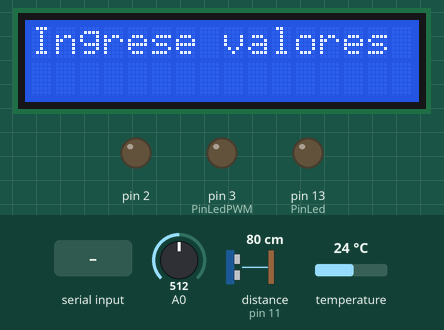
This sketch was run on a simulated Arduino Uno, built with avr-gcc and run on an emulated ATmega328P. On the bench: 16×2 character LCD, output pins drawn as LEDs (lit = HIGH). The inputs (shaded band) are chosen by the test bench; at power-on: A0 = 512, distance to the obstacle (sensor on pin 11) 80 cm, temperature 24 °C. The echo pulse lasts 58.3 µs per cm; pins used as bus, display or sensor lines are not drawn; what the sketch prints to the serial monitor is not drawn.

Above: at 4.2 s.
4.3 s: "M" received over the second serial link
At 6.3 s:
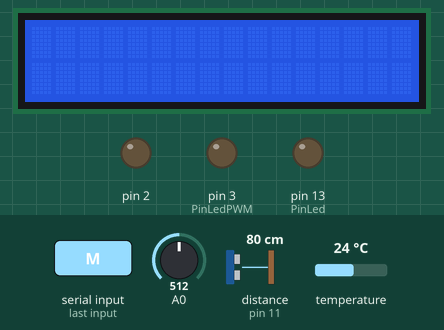
At 9.3 s:
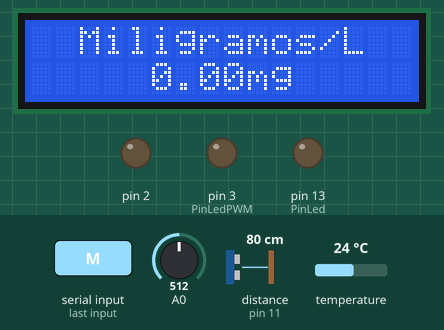
16.6 s: "90,45\n" received over the second serial link
At 24.7 s:
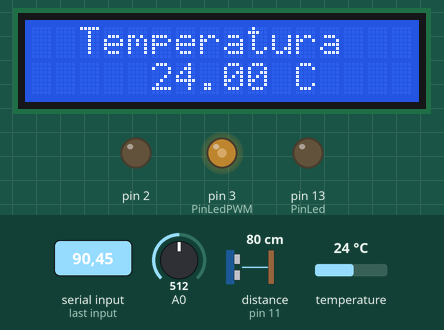
Timing chart, 0 to 29.5 s (numbered marks = the images above; inputs shaded):
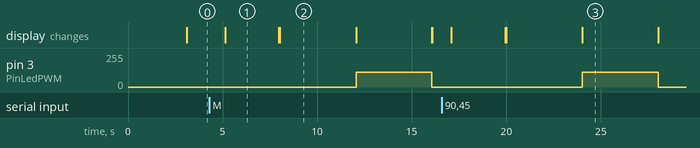

The sketch:

Embebido.ino
```cpp
#include <Wire.h>
#include <LiquidCrystal_I2C.h>
#include <OneWire.h>
#include <DallasTemperature.h>
#include <SoftwareSerial.h>

SoftwareSerial ModBluetooth(4, 5); // RX | TX

/*SENSOR DE TEMPERATURA */
const int pinDatosDQ = 9;
OneWire oneWireObjeto(pinDatosDQ);
DallasTemperature sensorDS18B20(&oneWireObjeto);
LiquidCrystal_I2C lcd(0x27, 2, 1, 0, 4, 5, 6, 7, 3, POSITIVE);

/* PINES DIGITALES */
const int PinEcho = 11;
const int PinTrigger = 12;
const int PinLed = 13;
const int PinLedPWM = 3;

/*SENSOR DE DISTANCIA, VARIABLES */
const int AlturaVaso = 13.5; //Desde la base hasta el sensor
const int Hmax = 8.7; //Desde base hasta ultima indicacion
unsigned int tiempo;
float diametro, area, radio, volumen,distancia_sensor_liquido,altura_liquido;

/*FUNCION PARA SEPARAR VALORES RECIBIDOS DE ANDROID*/
String getStringDelimitar(String data, char separator, int index)
{
  int found = 0;
  int strIndex[] = {0, -1};
  int maxIndex = data.length()-1;

  for(int i=0; i<=maxIndex && found<=index; i++){
    if(data.charAt(i)==separator || i==maxIndex){
        found++;
        strIndex[0] = strIndex[1]+1;
        strIndex[1] = (i == maxIndex) ? i+1 : i;
    }
  }

  return found>index ? data.substring(strIndex[0], strIndex[1]) : "";
}


/*FUNCION PARA CALCULAR EL VOLUMEN DEL RECIPIENTE*/
float volumenLiquido()
{
  digitalWrite(PinTrigger, LOW);
  delayMicroseconds(2);
  digitalWrite(PinTrigger, HIGH);

  // EL PULSO DURA AL MENOS 10 uS EN ESTADO ALTO
  delayMicroseconds(10);
  digitalWrite(PinTrigger, LOW);

  // MEDIR EL TIEMPO EN ESTADO ALTO DEL PIN "ECHO" EL PULSO ES PROPORCIONAL A LA DISTANCIA MEDIDA
  tiempo = pulseIn(PinEcho, HIGH);

  // LA VELOCIDAD DEL SONIDO ES DE 340 M/S O 29 MICROSEGUNDOS POR CENTIMETRO
  // DIVIDIMOS EL TIEMPO DEL PULSO ENTRE 58, TIEMPO QUE TARDA RECORRER IDA Y VUELTA UN CENTIMETRO LA ONDA SONORA
  distancia_sensor_liquido = tiempo / 58.001;

  //distancia es el espacio vacio
  // volumen= area*h
  altura_liquido = AlturaVaso - distancia_sensor_liquido; //altura lleno
  volumen = area * altura_liquido;

  return volumen;
}

/* FUNCION PARA CALCULAR EL VOLUMEN DE ALCOHOL */
float volumenAlcohol()
{
     float SumaValor = 0;

      for (int i = 0; i < 10; i ++)
      {
        float ValorSensor = analogRead(A0); //Lemos la salida analógica  del MQ
        SumaValor += ValorSensor;
        Serial.print(ValorSensor);
        delay(200);
      }

      float x = (SumaValor/10);
      float VolumenAlcohol = 0;

      if (x <= 290) //RECTA 1
      {
         VolumenAlcohol = (x - 130) * (0.03125);
      }
      else
      {
        if (x > 290  && x <= 320) //RECTA 2
        {
           VolumenAlcohol = (x - 290) * (0.3) + 5;
        }
        else
        {
          if (x > 430) //TOPE MAXIMO DE ETANOL
          {
             x = 430;
          }

          VolumenAlcohol = (x - 320) * (0.78181818) + 14; //RECTA 3
        }

      }


      return VolumenAlcohol;
}
/*FUNCION PARA EL CALCULO DE TEMPERATURA*/
float temperaturaLiquido()
{
   sensorDS18B20.requestTemperatures();
   return sensorDS18B20.getTempCByIndex(0);
}


void setup()
{
  Serial.begin(9600);

  /* INICIO EL MODULO BLUETOOTH*/
  ModBluetooth.begin(9600);


  /*CONFIGURAR PINES DE ENTRADA Y SALIDA*/
  pinMode(PinEcho, INPUT);
  pinMode(PinTrigger, OUTPUT);
  pinMode(PinLed, OUTPUT);
  pinMode(PinLedPWM, OUTPUT);

  pinMode(2, OUTPUT);

  /*INICIALIZACION SENSOR DE TEMPERATURA */
  sensorDS18B20.begin();

  /*INICIALIZACION SENSOR DISTANCIA */
  diametro = 7.5;
  radio = diametro / 2;
  area = 3.1415 * radio * radio; // pi x radio al cuadrado


  /*INICIALIZACION DISPLAY*/
  lcd.clear();
  lcd.begin(16,2);
  lcd.print("Vaso Inteligente");
  delay(3000);
  lcd.clear();
  analogWrite(PinLedPWM,0);
}


void loop()
{
     int adc_MQ = analogRead(A0); //Lemos la salida analógica del MQ
    float voltaje = adc_MQ * (5.0 / 1023.0); //
       Serial.println(adc_MQ);
      lcd.clear();

      /* INICIALIZACION DEL LED DE TEMPERATURA */
      analogWrite(PinLedPWM,0);

      /*LECTURA PARAMETROS BLUETOOTH*/
      String Parametros  = "";
      while (ModBluetooth.available())
      {
        Parametros += (char)ModBluetooth.read();
      }

      /*SI SE RECIBE ALGO POR EL MODULO BLUETOOTH */
      if (getStringDelimitar(Parametros,';',0) != "")
      {
           /*VERIFICO SI RECIBO DE ALGUN SENSOR DE ANDROID, SI ES ASI MUESTRO EL NOMBRE DEL SENSOR */
           String sensoresSend = getStringDelimitar(Parametros,';',0);
           if (sensoresSend == "SENSOR")
           {
                  lcd.clear();
                  lcd.setCursor(0, 0);
                  lcd.print(getStringDelimitar(Parametros,';',1));
                  delay(4000);
           }
           else
           {
                  /* CASO CONTRARIO LEO LOS SENSORES PARA CALCULAR LA GRADUACION */
                  String Sexo = getStringDelimitar(Parametros,';',0);
                  float Peso = getStringDelimitar(Parametros,';',1).toFloat();

                  /* CALCULO VOLUMEN LIQUIDO, ALCOHOL Y TEMPERATURA */
                  float volLiquido = volumenLiquido();
                  float volAlcohol = volumenAlcohol();
                  float temPLiquido = temperaturaLiquido();

                  /* CALCULO GRAMOS DE ALCOHOL */
                  float grAlcohol = (volLiquido * volAlcohol * 0.79) / 100;

                  /* CALCULO GRADUACION DE ALCOHOL */
                  float gradHombre = grAlcohol / (Peso * 0.7);
                  float gradMujer = grAlcohol / (Peso * 0.6);

                  if (gradHombre < 0)
                  {
                    gradHombre=0;
                  }

                  if (gradMujer < 0)
                  {
                    gradMujer=0;
                  }

                  if (volLiquido < 0)
                  {
                    volLiquido = 0;
                  }

                  if (volAlcohol < 0)
                  {
                    volAlcohol = 0;
                  }

                  if (volLiquido < 0)
                  {
                    volLiquido = 0;
                  }

                  /* PORCENTAJE DE TEMPERATURA Y NIVEL PWM */
                  float porcTemperatura = (temPLiquido + 55) * (0.55555555555555555) ;
                  int pwmLevel = (int)((porcTemperatura) * (2.55));

                  Serial.println("Medicion: " + String(analogRead(A0)));
                  Serial.println("volLiquido: " + String(volLiquido));
                  Serial.println("volAlcohol: " + String(volAlcohol));
                  Serial.println("temperaturaLiquido: " + String(temPLiquido));
                  Serial.println("pwmLevel: " + String(pwmLevel));
                  Serial.println("Peso: " + String(Peso));
                  Serial.println("Sexo: " + String(Sexo));


                  /* DISPLAY GRADUACION*/
                  lcd.setCursor(0, 0);
                  lcd.print("  Miligramos/L  ");
                  lcd.setCursor(0, 1);

                  if (Sexo == "M")
                  {
                    ModBluetooth.print("RESPUESTA;" + String(gradHombre) + ";" + String(temPLiquido)+ ";" + String(volAlcohol)+ ";" + String(volLiquido));
                    lcd.print("     " + String(gradHombre) + "mg     ");
                  }
                  else
                  {
                    ModBluetooth.print("RESPUESTA;" + String(gradMujer) + ";" + String(temPLiquido)+ ";" + String(volAlcohol)+ ";" + String(volLiquido));
                    lcd.print("     " + String(gradMujer) + "mg     ");
                  }

                  delay(4000);
                  lcd.clear();


                  /* DISPLAY TEMPERATURA*/
                  lcd.setCursor(0, 0);
                  lcd.print("  Temperatura  ");
                  lcd.setCursor(0, 1);
                  lcd.print("     " + String(temPLiquido) + " C     ");

                  /*PWM NIVEL DE TEMPERATURA*/
                  analogWrite(PinLedPWM,pwmLevel);
                  delay(4000);
                  lcd.clear();
          }

          String Parametros  = "";
      }
      else
      {
       lcd.print("Ingrese valores");
       delay(1000);
      }
  }
```

Measured:
- after the input at 4.3 s, pin 3 (PinLedPWM): 0/255 → 111/255 after 7.8 s, → 0/255 4.0 s later; the display: changes after 0.84 s (image 1)
- after the input at 16.6 s, pin 3 (PinLedPWM): 0/255 → 111/255 after 7.4 s, → 0/255 4.0 s later; the display: first changes after 0.50 s (image 3 shows a later state)
- what the display in image 1 shows lasts 2.9 s, from 5.1 s to 8.0 s
- what the display in image 2 shows lasts 4.1 s, from 8.0 s to 12.1 s
